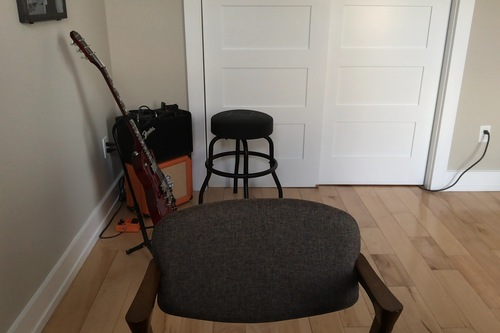
#> input picture images/bg.jpg, 500 x 333 px
$ python image_sub.py --bg images/bg.jpg --fg images/adrian.jpg
#> lines starting #> are read from the running program, lines starting #| are printed output that depends on the picture; after the words box and inside, x2 and y2 are one past the last pixel; in counts of white or black regions, pixels touching at a corner belong together
# USAGE
# python image_sub.py --bg images/bg.jpg --fg images/adrian.jpg

# import the necessary packages
import numpy as np
import argparse
import imutils
import cv2

# construct the argument parser and parse the arguments
ap = argparse.ArgumentParser()
ap.add_argument("-b", "--bg", required=True,
	help="path to background image")
ap.add_argument("-f", "--fg", required=True,
	help="path to foreground image")
args = vars(ap.parse_args())

# load the background and foreground images
bg = cv2.imread(args["bg"])
#> bg is the input picture: shape (333, 500, 3); mean B, G, R 107.8, 118.2, 127.7
fg = cv2.imread(args["fg"])
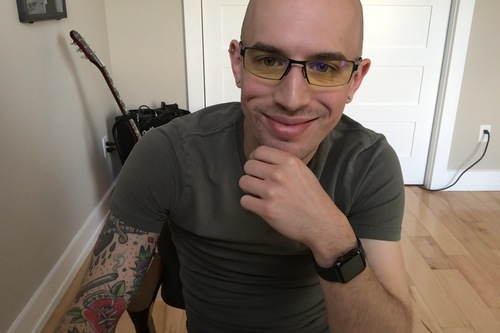
#> input picture images/adrian.jpg, 500 x 333 px
#> fg is the input picture: shape (333, 500, 3); mean B, G, R 106.5, 117.5, 130.6

# convert the background and foreground images to grayscale
bgGray = cv2.cvtColor(bg, cv2.COLOR_BGR2GRAY)
fgGray = cv2.cvtColor(fg, cv2.COLOR_BGR2GRAY)
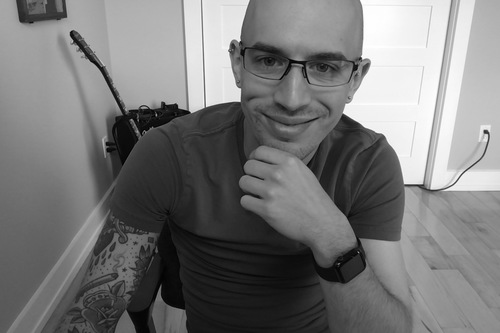
#> fgGray: shape (333, 500); min 0, max 255, mean 120.2

# perform background subtraction by subtracting the foreground from
# the background and then taking the absolute value
sub = bgGray.astype("int32") - fgGray.astype("int32")
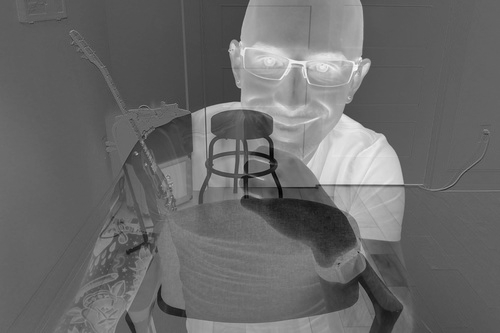
#> sub: shape (333, 500) int32; min -146, max 204, mean -0.3; drawn with min black and max white
sub = np.absolute(sub).astype("uint8")
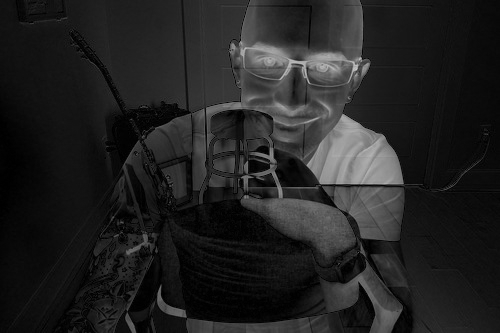
#> sub: shape (333, 500); min 0, max 204, mean 33.9

# threshold the image to find regions of the subtracted image with
# larger pixel differences
thresh = cv2.threshold(sub, 0, 255,
	cv2.THRESH_BINARY | cv2.THRESH_OTSU)[1]
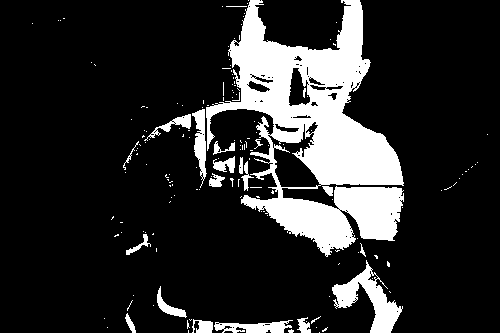
#> thresh: shape (333, 500); 16.8% white; 162 white regions (141 under 20 px), largest, box (x1, y1, x2, y2) and area: (206, 0, 404, 257) 22459, (332, 260, 403, 333) 1835, (214, 320, 293, 333) 623

# perform a series of erosions and dilations to remove noise
thresh = cv2.erode(thresh, None, iterations=1)
#> thresh: shape (333, 500); 13.2% white; 36 white regions (16 under 20 px), largest, box (x1, y1, x2, y2) and area: (207, 0, 402, 184) 13482, (242, 165, 354, 254) 2841, (335, 188, 401, 240) 2439
thresh = cv2.dilate(thresh, None, iterations=1)
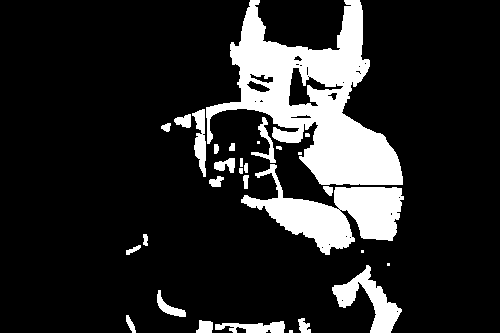
#> thresh: shape (333, 500); 15.8% white; 30 white regions (6 under 20 px)

# find contours in the thresholded difference map and then initialize
# our bounding box regions that contains the *entire* region of motion
cnts = cv2.findContours(thresh.copy(), cv2.RETR_EXTERNAL,
	cv2.CHAIN_APPROX_SIMPLE)
#> cnts = 30 contours, 9 with area under 20; largest, box (x1, y1, x2, y2) and area: (206, 0, 403, 185) 15912, (241, 164, 404, 255) 5811, (332, 265, 402, 333) 1596, (192, 109, 206, 177) 480, (215, 321, 285, 333) 448
cnts = imutils.grab_contours(cnts)
(minX, minY) = (np.inf, np.inf)
(maxX, maxY) = (-np.inf, -np.inf)

# loop over the contours
for c in cnts:
	# compute the bounding box of the contour
	(x, y, w, h) = cv2.boundingRect(c)

	# reduce noise by enforcing requirements on the bounding box size
	if w > 20 and h > 20:
		# update our bookkeeping variables
		minX = min(minX, x)
		minY = min(minY, y)
		maxX = max(maxX, x + w - 1)
		maxY = max(maxY, y + h - 1)
#> this loop made 30 passes
#> (x, y, w, h, minY, maxX, maxY) on passes 6, 7, 16, 27, 30: (157, 290, 29, 27, 290, 185, 316), (332, 265, 70, 68, 265, 401, 332), (241, 164, 163, 91, 164, 403, 332), (251, 117, 25, 46, 117, 403, 332), (206, 0, 197, 185, 0, 403, 332)
#> (x, y, w, h) on passes 2, 3, 4, 5, 10, 11: (215, 321, 70, 12), (196, 320, 17, 13), (298, 318, 13, 15), (126, 315, 10, 18), (126, 245, 15, 10), (143, 234, 5, 12)

# draw a rectangle surrounding the region of motion
cv2.rectangle(fg, (minX, minY), (maxX, maxY), (0, 255, 0), 2)
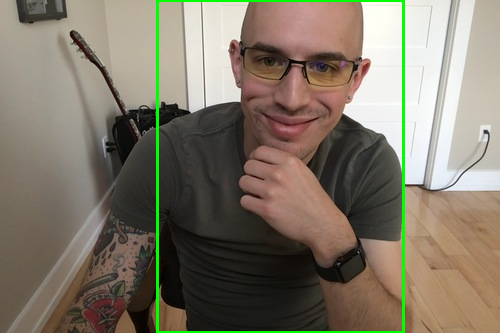
#> fg: shape (333, 500, 3); 1.78% of pixels changed, all inside (x1, y1, x2, y2) = (156, 0, 405, 333)

# show the output image
cv2.imshow("Output", fg)
cv2.waitKey(0)
